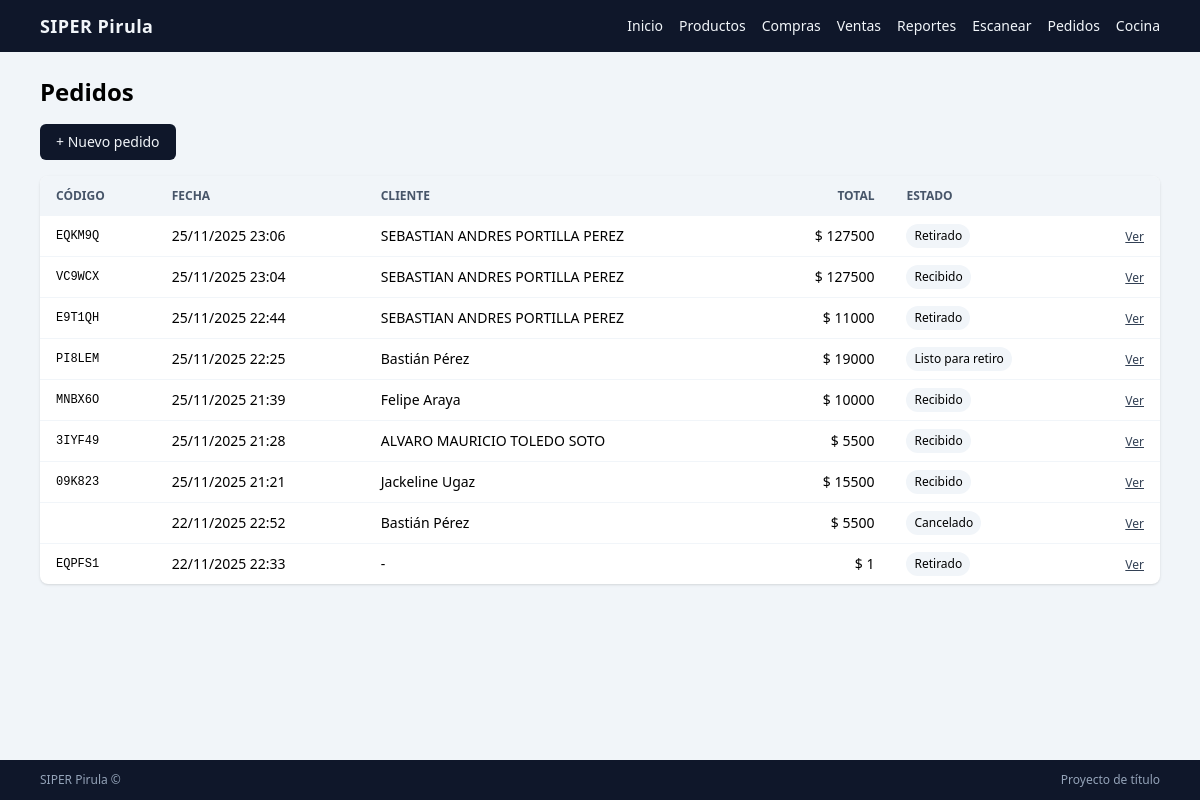
The page /pedidos/ (signed in) on the database its author committed.
### pedidos/models.py (models this page shows, shortened)
class Pedido(models.Model):
    EST_RECIBIDO = "RECIBIDO"
    EST_PREPARANDO = "PREPARANDO"
    EST_LISTO = "LISTO"
    EST_RETIRADO = "RETIRADO"
    EST_CANCELADO = "CANCELADO"
    EST_NO_RETIRA = "NO_RETIRA"
    ESTADO_CHOICES = [
        (EST_RECIBIDO, "Recibido"),
        (EST_PREPARANDO, "Preparando"),
        (EST_LISTO, "Listo para retiro"),
        (EST_RETIRADO, "Retirado"),
        (EST_CANCELADO, "Cancelado"),
        (EST_NO_RETIRA, "No retira"),
    ]
    negocio = models.ForeignKey(
        Negocio,
        on_delete=models.PROTECT,
        related_name="pedidos",
    )
    cliente = models.ForeignKey(
        Cliente,
        on_delete=models.SET_NULL,
        null=True,
        blank=True,
        related_name="pedidos",
    )
    codigo = models.CharField(
        max_length=16,
        unique=True,
        help_text="Código corto para mostrar al cliente (ej: ABC123).",
    )
    fecha = models.DateTimeField(auto_now_add=True)
    estado = models.CharField(
        max_length=20,
        choices=ESTADO_CHOICES,
        default=EST_RECIBIDO,
    )
    nombre = models.CharField(max_length=120, blank=True, null=True)
    correo = models.EmailField(blank=True, null=True)
    telefono = models.CharField(max_length=40, blank=True, null=True)
    total_monto = models.PositiveIntegerField(default=0)
    class Meta:
        db_table = "pedido"
        ordering = ["-fecha"]
    @property
    def total(self) -> int:
        return sum(item.subtotal for item in self.items.all())

class Cliente(models.Model):
    negocio = models.ForeignKey(
        Negocio,
        on_delete=models.PROTECT,
        related_name="clientes",
    )
    nombre = models.CharField(max_length=120)
    correo = models.EmailField(blank=True, null=True)
    telefono = models.CharField(max_length=40, blank=True, null=True)
    activo = models.BooleanField(default=True)
    class Meta:
        db_table = "cliente"
        ordering = ["nombre"]

class PedidoItem(models.Model):
    pedido = models.ForeignKey(
        Pedido,
        on_delete=models.CASCADE,
        related_name="items",
    )
    producto = models.ForeignKey(
        Producto,
        on_delete=models.PROTECT,
        related_name="pedido_items",
    )
    cantidad = models.PositiveIntegerField()
    precio = models.PositiveIntegerField(
        help_text="Precio unitario en pesos chilenos.",
    )
    class Meta:
        db_table = "pedido_item"
    @property
    def subtotal(self) -> int:
        return self.cantidad * self.precio

### pedidos/views.py (the view)
# urls.py: path("", views.PedidoListaView.as_view(), name="pedido_lista"),
class PedidoListaView(LoginRequiredMixin, ListView):
    model = Pedido
    template_name = "pedidos/pedido_lista.html"
    context_object_name = "pedidos"
    paginate_by = 25
    def get_queryset(self):
        negocio = self.request.user.perfilusuario.negocio
        return Pedido.objects.filter(negocio=negocio).order_by("-fecha")

### templates/pedidos/pedido_lista.html (shortened to what this page needs)
{% extends "../core/base.html" %}
{% block content %}
<h1 class="text-2xl font-bold mb-4">Pedidos</h1>
<div class="mb-4">
    <a href="{% url 'pedidos:pedido_crear' %}"
       class="inline-flex items-center px-4 py-2 text-sm font-medium rounded-md bg-slate-900 text-slate-100 hover:bg-slate-700">
        + Nuevo pedido
    </a>
</div>
<div class="bg-white rounded-lg shadow overflow-hidden">
    <table class="min-w-full text-sm">
        <thead class="bg-slate-100 text-left text-xs font-semibold text-slate-600 uppercase">
            <tr>
                <th class="px-4 py-3">Código</th>
                <th class="px-4 py-3">Fecha</th>
                <th class="px-4 py-3">Cliente</th>
                <th class="px-4 py-3 text-right">Total</th>
                <th class="px-4 py-3">Estado</th>
                <th class="px-4 py-3"></th>
            </tr>
        </thead>
        <tbody class="divide-y divide-slate-100">
            {% for pedido in pedidos %}
                <tr class="hover:bg-slate-50">
                    <td class="px-4 py-2 font-mono text-xs">{{ pedido.codigo }}</td>
                    <td class="px-4 py-2">{{ pedido.fecha|date:"d/m/Y H:i" }}</td>
                    <td class="px-4 py-2">
                        {{ pedido.cliente.nombre|default:pedido.nombre|default:"-" }}
                    </td>
                    <td class="px-4 py-2 text-right">
                        $ {{ pedido.total|default:pedido.total_monto|floatformat:0 }}
                    </td>
                    <td class="px-4 py-2">
                        <span class="inline-flex px-2 py-1 text-xs rounded-full bg-slate-100">
                            {{ pedido.get_estado_display }}
                        </span>
                    </td>
                    <td class="px-4 py-2 text-right">
                        <a href="{% url 'pedidos:pedido_detalle' pedido.pk %}"
                           class="text-slate-700 hover:text-slate-900 text-xs underline">
                            Ver
                        </a>
                    </td>
                </tr>
            {% empty %}
                <tr>
                    <td colspan="6" class="px-4 py-4 text-center text-slate-500 text-sm">
                        No hay pedidos registrados.
                    </td>
                </tr>
            {% endfor %}
        </tbody>
    </table>
</div>
{% endblock %}

### rows shown on the page
Pedido: codigo "EQKM9Q", fecha "25/11/2025 23:06", cliente.nombre "SEBASTIAN ANDRES PORTILLA PEREZ", total "127500", estado "Retirado"
Pedido: codigo "VC9WCX", fecha "25/11/2025 23:04", cliente.nombre "SEBASTIAN ANDRES PORTILLA PEREZ", total "127500", estado "Recibido"
Pedido: codigo "E9T1QH", fecha "25/11/2025 22:44", cliente.nombre "SEBASTIAN ANDRES PORTILLA PEREZ", total "11000", estado "Retirado"
Pedido: codigo "PI8LEM", fecha "25/11/2025 22:25", cliente.nombre "Bastián Pérez", total "19000", estado "Listo para retiro"
Pedido: codigo "MNBX6O", fecha "25/11/2025 21:39", cliente.nombre "Felipe Araya", total "10000", estado "Recibido"
Pedido: codigo "3IYF49", fecha "25/11/2025 21:28", cliente.nombre "ALVARO MAURICIO TOLEDO SOTO", total "5500", estado "Recibido"
Pedido: codigo "09K823", fecha "25/11/2025 21:21", cliente.nombre "Jackeline Ugaz", total "15500", estado "Recibido"
Pedido: fecha "22/11/2025 22:52", cliente.nombre "Bastián Pérez", total "5500", estado "Cancelado"
Pedido: codigo "EQPFS1", fecha "22/11/2025 22:33", cliente.nombre "-", total "1", estado "Retirado"
